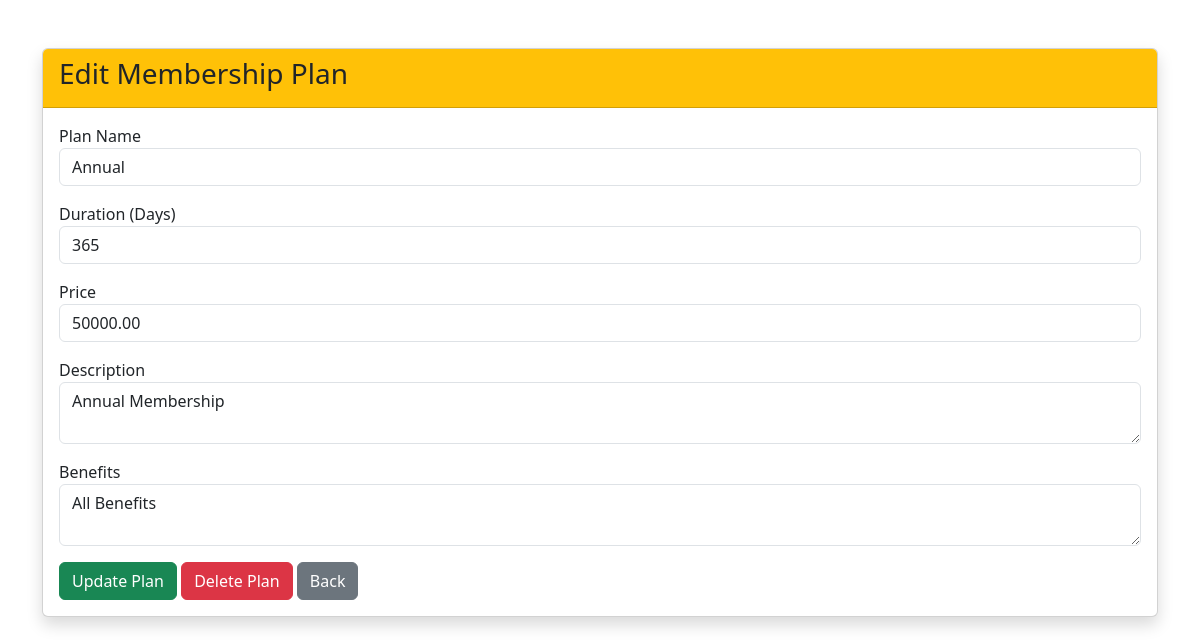
The app's page /admin/edit_membership.php?id=5 (signed in) with its own data.
### tables this page shows
CREATE TABLE `membership_plans` (
  `id` int(11) NOT NULL,
  `plan_name` varchar(100) DEFAULT NULL,
  `duration` int(11) DEFAULT NULL,
  `price` decimal(10,2) DEFAULT NULL,
  `description` text DEFAULT NULL,
  `benefits` text DEFAULT NULL,
  `duration_days` int(11) NOT NULL DEFAULT 30
);

### admin/edit_membership.php (the view, shortened to what this page needs)
<?php
include '../config/database.php';
$id = intval($_GET['id']);
$stmt = $conn->prepare("
SELECT * FROM membership_plans
WHERE id=?
");
$stmt->bind_param("i",$id);
$stmt->execute();
$result = $stmt->get_result();
$plan = $result->fetch_assoc();
?>
<!DOCTYPE html>
<html>
<head>
<link href="https://cdn.jsdelivr.net/npm/bootstrap@5.3.3/dist/css/bootstrap.min.css" rel="stylesheet">
</head>
<body>
<div class="container mt-5">
<div class="card shadow">
<div class="card-header bg-warning">
<h3>Edit Membership Plan</h3>
</div>
<div class="card-body">
<form method="POST">
<label>Plan Name</label>
<input
type="text"
name="plan_name"
class="form-control mb-3"
value="<?= htmlspecialchars($plan['plan_name']) ?>"
required>
<label>Duration (Days)</label>
<input
type="number"
name="duration_days"
class="form-control mb-3"
value="<?= $plan['duration_days'] ?>"
required>
<label>Price</label>
<input
type="number"
step="0.01"
name="price"
class="form-control mb-3"
value="<?= $plan['price'] ?>"
required>
<label>Description</label>
<textarea
name="description"
class="form-control mb-3"><?= htmlspecialchars($plan['description']) ?></textarea>
<label>Benefits</label>
<textarea
name="benefits"
class="form-control mb-3"><?= htmlspecialchars($plan['benefits']) ?></textarea>
<button
type="submit"
name="update"
class="btn btn-success">
Update Plan
</button>
<a
href="../api/delete_membership.php?id=<?= $plan['id'] ?>"
class="btn btn-danger"
onclick="return confirm('Are you sure you want to delete this membership plan?');">
Delete Plan
</a>
<a href="memberships.php"
class="btn btn-secondary">
Back
</a>
</form>
</div>
</div>
</div>
</body>
</html>

### records on screen
membership_plans: plan_name "Annual", duration_days "365", price "50000.00", description "Annual Membership", benefits "All Benefits"
